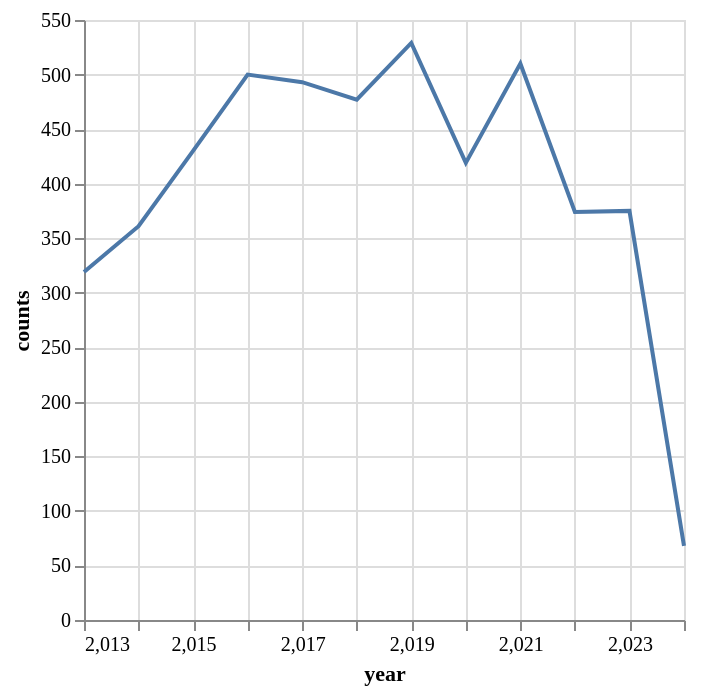

The notebook cell saved with this chart:
### Code cell
alt.Chart(ts_df).mark_line().encode(
    x='year',
    y='counts'
)

### Figure 1 — Vega-Lite specification as saved in the notebook (floating-point values rounded to 4 significant figures)
{"config": {"title": {"font": "Averta", "anchor": "start"}, "subtitle": {"font": "Averta"}, "axis": {"labelFont": "Averta", "titleFont": "Averta"}, "header": {"labelFont": "Averta", "titleFont": "Averta"}, "legend": {"labelFont": "Averta", "titleFont": "Averta"}, "range": {"category": ["#0000FF", "#FDB633", "#18A48C", "#9A1BBE", "#EB003B", "#FF6E47", "#646363", "#0F294A", "#97D9E3", "#A59BEE", "#F6A4B7", "#D2C9C0", "#FFFFFF", "#000000"], "ordinal": {"scheme": ["#0000FF", "#FDB633", "#18A48C", "#9A1BBE", "#EB003B", "#FF6E47", "#646363", "#0F294A", "#97D9E3", "#A59BEE", "#F6A4B7", "#D2C9C0", "#FFFFFF", "#000000"]}}}, "data": {"name": "data-c76e3009c2397365ac26e4c94b8b6aea"}, "mark": "line", "encoding": {"x": {"field": "year", "type": "quantitative"}, "y": {"field": "counts", "type": "quantitative"}}, "$schema": "https://vega.github.io/schema/vega-lite/v4.17.0.json", "datasets": {"data-c76e3009c2397365ac26e4c94b8b6aea": [{"year": 2013, "counts": 319, "amount": 723000.0}, {"year": 2014, "counts": 361, "amount": 666700.0}, {"year": 2015, "counts": 430, "amount": 1768000.0}, {"year": 2016, "counts": 500, "amount": 1687000.0}, {"year": 2017, "counts": 493, "amount": 3746000.0}, {"year": 2018, "counts": 477, "amount": 1883000.0}, {"year": 2019, "counts": 529, "amount": 1462000.0}, {"year": 2020, "counts": 419, "amount": 1529000.0}, {"year": 2021, "counts": 510, "amount": 3647000.0}, {"year": 2022, "counts": 374, "amount": 3189000.0}, {"year": 2023, "counts": 375, "amount": 917200.0}, {"year": 2024, "counts": 68, "amount": 308100.0}]}}
